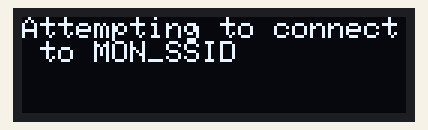
Simulated run of this sketch. Board: Arduino MKR. Parts: 128×32 one-colour display. WiFi joins after 1.5 s; servers stay silent unless stated.

Above: at 0.1 s.
At 6.6 s:
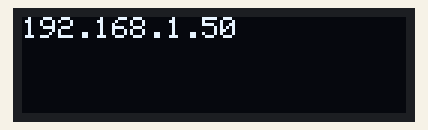
At 7.6 s:
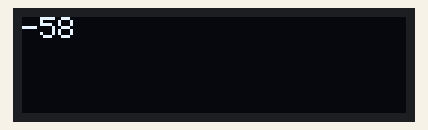

Measured:
- what the display in image 0 shows lasts 6.5 s, from 0.1 s to 6.6 s
- what the display in image 1 shows lasts 1.0 s, from 6.6 s to 7.6 s

The sketch:

wifi-tester.ino
```cpp
#include <SPI.h>
#include <Wire.h>
#include <Adafruit_GFX.h>
#include <Adafruit_SSD1306.h>
#include <WiFiNINA.h>

#define SCREEN_WIDTH 128 // OLED display width, in pixels
#define SCREEN_HEIGHT 32 // OLED display height, in pixels
#define OLED_RESET     -1 // Reset pin # (or -1 if sharing Arduino reset pin)
#define SCREEN_ADDRESS 0x3C ///< See datasheet for Address; 0x3D for 128x64, 0x3C for 128x32
Adafruit_SSD1306 display(SCREEN_WIDTH, SCREEN_HEIGHT, &Wire, OLED_RESET);

#define SECRET_SSID "MON_SSID"
#define SECRET_PASS "MON_PASS"

void setup() {
  Serial.begin(9600);
  // SSD1306_SWITCHCAPVCC = generate display voltage from 3.3V internally
  if(!display.begin(SSD1306_SWITCHCAPVCC, SCREEN_ADDRESS)) {
    Serial.println(F("SSD1306 allocation failed"));
    for(;;); // Don't proceed, loop forever
  }

  writeText("hello");
  connectToWifi();
}

void loop() {
  while(true) {
    delay(1000);
    long strength = WiFi.RSSI();
    writeText(String(strength));
  }
}

void connectToWifi() {
  char ssid[] = SECRET_SSID;
  char pass[] = SECRET_PASS;
  int status = WL_IDLE_STATUS; // the WiFi radio's status

  // check for the WiFi module:
  if (WiFi.status() == WL_NO_MODULE) {
    writeText("Communication with WiFi module failed!");
    while (true);
  }

  String fv = WiFi.firmwareVersion();
  if (fv < WIFI_FIRMWARE_LATEST_VERSION) {
    writeText("Please upgrade the firmware");
  }

  // attempt to connect to WiFi network:
  while (status != WL_CONNECTED) {
    writeText(String() + "Attempting to connect to " + ssid);
    status = WiFi.begin(ssid, pass);
    delay(5000);
  }

  IPAddress ip = WiFi.localIP();
  String ipStringified = toString(ip);
  writeText(ipStringified);
}

void writeText(String text) {
  display.setTextSize(1);
  display.setTextColor(SSD1306_WHITE);
  display.setCursor(0, 0);
  display.cp437(true);    // Use full 256 char 'Code

  display.clearDisplay();
  display.write(text.c_str());
  display.display();
}

String toString(IPAddress address){
  return String() + address[0] + "." + address[1] + "." + address[2] + "." + address[3];
}
```
